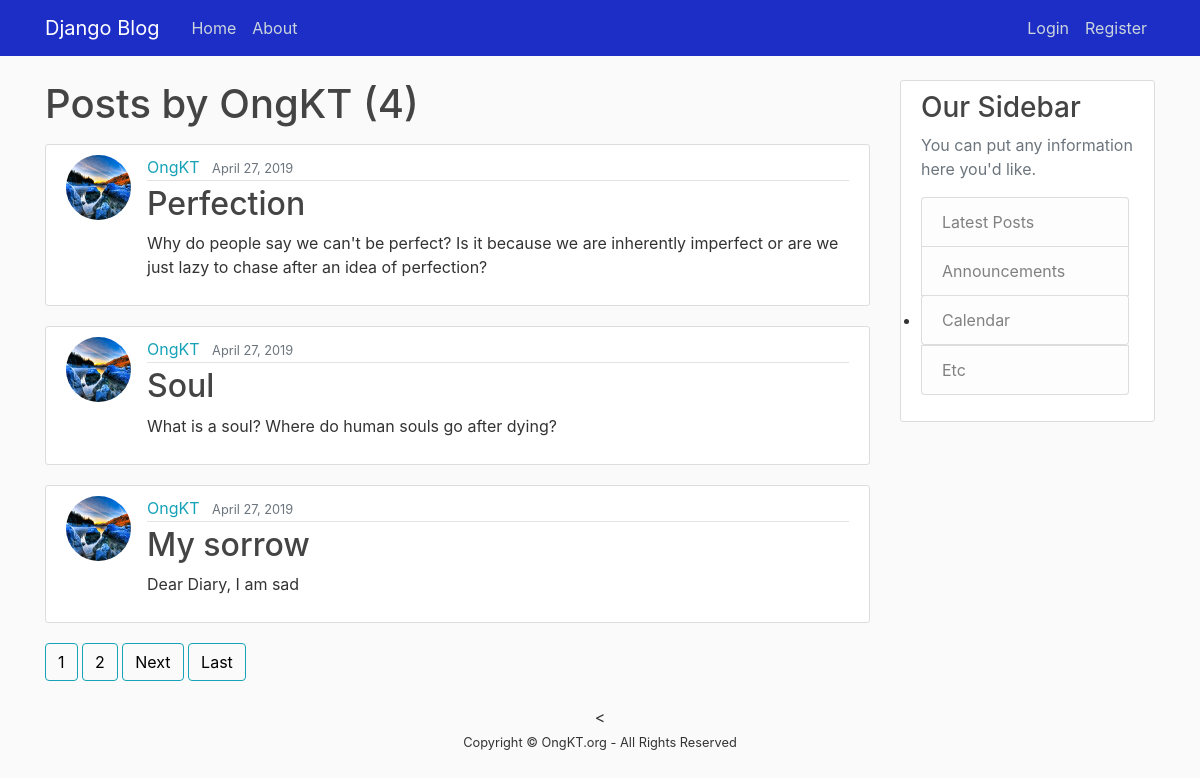
The app's page /user/OngKT with its own data.
### website/models.py (models this page shows, shortened)
class Post(models.Model):
	title = models.CharField(max_length=100)
	content = models.TextField()
	date_posted = models.DateTimeField(default=timezone.now)
	author = models.ForeignKey(User, on_delete=models.CASCADE)

### Users/models.py (models this page shows, shortened)
class Profile(models.Model):
	user = models.OneToOneField(User, on_delete=models.CASCADE)
	image = models.ImageField(default='default.jpg', upload_to='profile_pics')

### website/views.py (the view)
# urls.py: path('user/<str:username>', UserPostListView.as_view(), name='user-posts'),
class UserPostListView(ListView):
	model = Post
	template_name = 'website/user_posts.html'
	context_object_name = 'posts'
	paginate_by = 3
	def get_queryset(self):
		user = get_object_or_404(User, username=self.kwargs.get('username'))
		return Post.objects.filter(author=user).order_by('-date_posted')

### website/templates/website/user_posts.html (shortened to what this page needs)
{%extends 'website/base.html' %}
{% block content %}
<h1 class="mb-3">Posts by {{ view.kwargs.username }} ({{ page_obj.paginator.count }})</h1>
  {% for post in posts %}
  	<article class="media content-section">
      <img class="rounded-circle article-img" src="{{ post.author.profile.image.url }}">
    		<div class="media-body">
      		<div class="article-metadata">
        			<a class="mr-2" href="{% url 'user-posts' post.author.username %}">{{ post.author }}</a>
        			<small class="text-muted">{{ post.date_posted|date:"F d, Y"}}</small>
      		</div>
      		<h2><a class="article-title" href="{% url 'post-detail' post.id %}">{{ post.title }}</a></h2>
      		<p class="article-content">{{ post.content }}</p>
    		</div>
  	</article>
  {% endfor %}
  {% if is_paginated %}
    {% for num in page_obj.paginator.page_range %}
      {% if page_obj.number == num %}
        <a class="btn btn-info mb-4" href="?page={{ num }}">{{ num }}</a>
      {% elif num > page_obj.number|add:'-3' and num < page_obj.number|add:'3'  %}
        <a class="btn btn-outline-info mb-4" href="?page={{ num }}">{{ num }}</a>
      {% endif %}
    {% endfor %}
    {% if page_obj.has_next %}
      <a class="btn btn-outline-info mb-4" href="?page={{ page_obj.next_page_number }}">Next</a>
      <a class="btn btn-outline-info mb-4" href="?page={{ page_obj.paginator.num_pages }}">Last</a>
    {% endif %}
  {% endif %}
{% endblock %}

### website/static/website/main.css (style rules this page uses)
body { background: #fafafa; color: #333333; margin-top: 5rem; width: 100%; height: 100%; }
h1, h2, h3, h4, h5, h6 { color: #444444; }
.content-section { background: #ffffff; padding: 10px 20px; border: 1px solid #dddddd; border-radius: 3px; margin-bottom: 20px; }
.article-title { color: #444444; }
.article-content { white-space: pre-line; }
.article-img { height: 65px; width: 65px; margin-right: 16px; }
.article-metadata { padding-bottom: 1px; margin-bottom: 4px; border-bottom: 1px solid #e3e3e3 }
a { color: #17a2b8; }
.btn { outline: none; color: black; background-color: transparent; box-shadow: 0 0 0 0; }

### records on screen
Post: author.profile.image (picture), author "OngKT", date_posted "April 27, 2019", title "Perfection", content "Why do people say we can't be perfect? Is it because we are inherently imperfect or are we just lazy to chase after an idea of perfection?"
Post: author.profile.image (picture), author "OngKT", date_posted "April 27, 2019", title "Soul", content "What is a soul? Where do human souls go after dying?"
Post: author.profile.image (picture), author "OngKT", date_posted "April 27, 2019", title "My sorrow", content "Dear Diary, I am sad"

### other values on screen
{{ view.kwargs.username }} "OngKT"
{{ page_obj.paginator.count }} "4"
{{ num }} "1"
{{ num }} "2"
